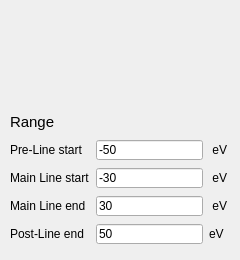
    <widget class="QWidget" name="tab_scan_energy_2">
     <attribute name="title">
      <string>Scan energy</string>
     </attribute>
     <widget class="QWidget" name="horizontalLayoutWidget_3">
      <property name="geometry">
       <rect>
        <x>10</x>
        <y>0</y>
        <width>221</width>
        <height>101</height>
       </rect>
      </property>
      <layout class="QHBoxLayout" name="layout_emission_energy_selector"/>
     </widget>
     <widget class="QWidget" name="gridLayoutWidget_9">
      <property name="geometry">
       <rect>
        <x>10</x>
        <y>110</y>
        <width>221</width>
        <height>141</height>
       </rect>
      </property>
      <layout class="QGridLayout" name="gridLayout_9">
       <item row="2" column="2">
        <widget class="QLabel" name="label_36">
         <property name="maximumSize">
          <size>
           <width>16777215</width>
           <height>20</height>
          </size>
         </property>
         <property name="text">
          <string> eV </string>
         </property>
        </widget>
       </item>
       <item row="0" column="0">
        <widget class="QLabel" name="label_122">
         <property name="maximumSize">
          <size>
           <width>16777215</width>
           <height>20</height>
          </size>
         </property>
         <property name="font">
          <font>
           <family>Cantarell</family>
           <pointsize>11</pointsize>
          </font>
         </property>
         <property name="text">
          <string>Range</string>
         </property>
        </widget>
       </item>
       <item row="4" column="2">
        <widget class="QLabel" name="label_34">
         <property name="maximumSize">
          <size>
           <width>16777215</width>
           <height>20</height>
          </size>
         </property>
         <property name="text">
          <string>eV</string>
         </property>
        </widget>
       </item>
       <item row="3" column="2">
        <widget class="QLabel" name="label_35">
         <property name="maximumSize">
          <size>
           <width>16777215</width>
           <height>20</height>
          </size>
         </property>
         <property name="text">
          <string> eV </string>
         </property>
        </widget>
       </item>
       <item row="1" column="1">
        <widget class="QLineEdit" name="edit_preline_start">
         <property name="maximumSize">
          <size>
           <width>16777215</width>
           <height>20</height>
          </size>
         </property>
         <property name="text">
          <string>-50</string>
         </property>
        </widget>
       </item>
       <item row="3" column="1">
        <widget class="QLineEdit" name="edit_line_end">
         <property name="maximumSize">
          <size>
           <width>16777215</width>
           <height>20</height>
          </size>
         </property>
         <property name="text">
          <string>30</string>
         </property>
        </widget>
       </item>
       <item row="2" column="1">
        <widget class="QLineEdit" name="edit_line_start">
         <property name="maximumSize">
          <size>
           <width>16777215</width>
           <height>20</height>
          </size>
         </property>
         <property name="text">
          <string>-30</string>
         </property>
        </widget>
       </item>
       <item row="4" column="1">
        <widget class="QLineEdit" name="edit_postline_end">
         <property name="maximumSize">
          <size>
           <width>16777215</width>
           <height>20</height>
          </size>
         </property>
         <property name="text">
          <string>50</string>
         </property>
        </widget>
       </item>
       <item row="1" column="2">
        <widget class="QLabel" name="label_41">
         <property name="maximumSize">
          <size>
           <width>16777215</width>
           <height>20</height>
          </size>
         </property>
         <property name="text">
          <string> eV </string>
         </property>
        </widget>
       </item>
       <item row="1" column="0">
        <widget class="QLabel" name="label_65">
         <property name="maximumSize">
          <size>
           <width>16777215</width>
           <height>20</height>
          </size>
         </property>
         <property name="text">
          <string>Pre-Line start</string>
         </property>
        </widget>
       </item>
       <item row="2" column="0">
        <widget class="QLabel" name="label_66">
         <property name="maximumSize">
          <size>
           <width>16777215</width>
           <height>20</height>
          </size>
         </property>
         <property name="text">
          <string>Main Line start</string>
         </property>
        </widget>
       </item>
       <item row="3" column="0">
        <widget class="QLabel" name="label_67">
         <property name="maximumSize">
          <size>
           <width>16777215</width>
           <height>20</height>
          </size>
         </property>
         <property name="text">
          <string>Main Line end</string>
         </property>
        </widget>
       </item>
       <item row="4" column="0">
        <widget class="QLabel" name="label_68">
         <property name="maximumSize">
          <size>
           <width>16777215</width>
           <height>20</height>
          </size>
         </property>
         <property name="text">
          <string>Post-Line end</string>
         </property>
        </widget>
       </item>
      </layout>
     </widget>
    </widget>
